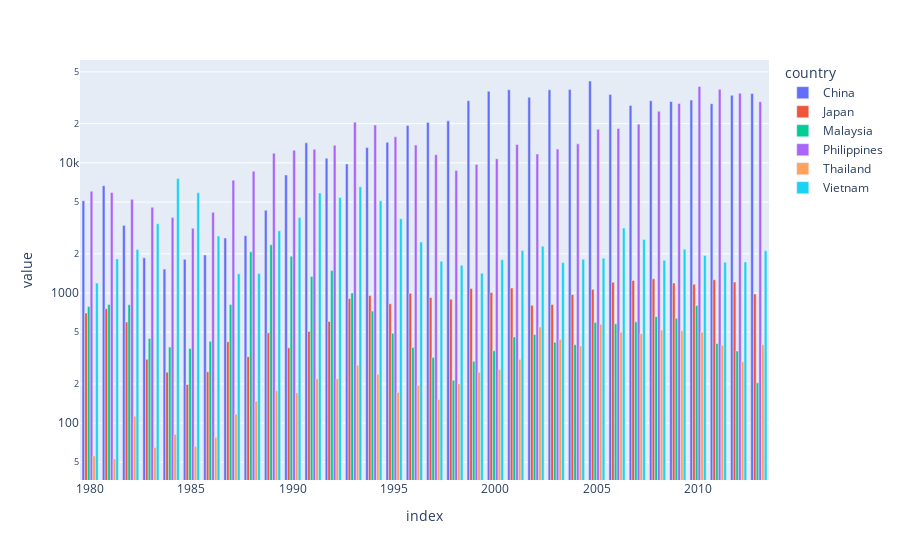

This figure's notebook cell:
### Code cell
countrydf=df.loc[country_list,years].T
px.bar(countrydf, x=countrydf.index, y=countrydf.columns,barmode='group', log_y=True)

### Figure 1 — Plotly figure (JSON) as saved in the notebook; plotly's stock layout.template omitted (floating-point values rounded to 4 significant figures)
{"data": [{"alignmentgroup": "True", "hovertemplate": "country=China<br>index=%{x}<br>value=%{y}<extra></extra>", "legendgroup": "China", "marker": {"color": "#636efa", "pattern": {"shape": ""}}, "name": "China", "offsetgroup": "China", "orientation": "v", "showlegend": true, "textposition": "auto", "type": "bar", "x": [1980, 1981, 1982, 1983, 1984, 1985, 1986, 1987, 1988, 1989, 1990, 1991, 1992, 1993, 1994, 1995, 1996, 1997, 1998, 1999, 2000, 2001, 2002, 2003, 2004, 2005, 2006, 2007, 2008, 2009, 2010, 2011, 2012, 2013], "xaxis": "x", "y": [5123, 6682, 3308, 1863, 1527, 1816, 1960, 2643, 2758, 4323, 8076, 14255, 10846, 9817, 13128, 14398, 19415, 20475, 21049, 30069, 35529, 36434, 31961, 36439, 36619, 42584, 33518, 27642, 30037, 29622, 30391, 28502, 33024, 34129], "yaxis": "y"}, {"alignmentgroup": "True", "hovertemplate": "country=Japan<br>index=%{x}<br>value=%{y}<extra></extra>", "legendgroup": "Japan", "marker": {"color": "#EF553B", "pattern": {"shape": ""}}, "name": "Japan", "offsetgroup": "Japan", "orientation": "v", "showlegend": true, "textposition": "auto", "type": "bar", "x": [1980, 1981, 1982, 1983, 1984, 1985, 1986, 1987, 1988, 1989, 1990, 1991, 1992, 1993, 1994, 1995, 1996, 1997, 1998, 1999, 2000, 2001, 2002, 2003, 2004, 2005, 2006, 2007, 2008, 2009, 2010, 2011, 2012, 2013], "xaxis": "x", "y": [701, 756, 598, 309, 246, 198, 248, 422, 324, 494, 379, 506, 605, 907, 956, 826, 994, 924, 897, 1083, 1010, 1092, 806, 817, 973, 1067, 1212, 1250, 1284, 1194, 1168, 1265, 1214, 982], "yaxis": "y"}, {"alignmentgroup": "True", "hovertemplate": "country=Malaysia<br>index=%{x}<br>value=%{y}<extra></extra>", "legendgroup": "Malaysia", "marker": {"color": "#00cc96", "pattern": {"shape": ""}}, "name": "Malaysia", "offsetgroup": "Malaysia", "orientation": "v", "showlegend": true, "textposition": "auto", "type": "bar", "x": [1980, 1981, 1982, 1983, 1984, 1985, 1986, 1987, 1988, 1989, 1990, 1991, 1992, 1993, 1994, 1995, 1996, 1997, 1998, 1999, 2000, 2001, 2002, 2003, 2004, 2005, 2006, 2007, 2008, 2009, 2010, 2011, 2012, 2013], "xaxis": "x", "y": [786, 816, 813, 448, 384, 374, 425, 817, 2072, 2346, 1917, 1338, 1486, 1000, 727, 490, 382, 319, 214, 299, 360, 460, 480, 419, 401, 593, 580, 600, 658, 640, 802, 409, 358, 204], "yaxis": "y"}, {"alignmentgroup": "True", "hovertemplate": "country=Philippines<br>index=%{x}<br>value=%{y}<extra></extra>", "legendgroup": "Philippines", "marker": {"color": "#ab63fa", "pattern": {"shape": ""}}, "name": "Philippines", "offsetgroup": "Philippines", "orientation": "v", "showlegend": true, "textposition": "auto", "type": "bar", "x": [1980, 1981, 1982, 1983, 1984, 1985, 1986, 1987, 1988, 1989, 1990, 1991, 1992, 1993, 1994, 1995, 1996, 1997, 1998, 1999, 2000, 2001, 2002, 2003, 2004, 2005, 2006, 2007, 2008, 2009, 2010, 2011, 2012, 2013], "xaxis": "x", "y": [6051, 5921, 5249, 4562, 3801, 3150, 4166, 7360, 8639, 11865, 12509, 12718, 13670, 20479, 19532, 15864, 13692, 11549, 8735, 9734, 10763, 13836, 11707, 12758, 14004, 18139, 18400, 19837, 24887, 28573, 38617, 36765, 34315, 29544], "yaxis": "y"}, {"alignmentgroup": "True", "hovertemplate": "country=Thailand<br>index=%{x}<br>value=%{y}<extra></extra>", "legendgroup": "Thailand", "marker": {"color": "#FFA15A", "pattern": {"shape": ""}}, "name": "Thailand", "offsetgroup": "Thailand", "orientation": "v", "showlegend": true, "textposition": "auto", "type": "bar", "x": [1980, 1981, 1982, 1983, 1984, 1985, 1986, 1987, 1988, 1989, 1990, 1991, 1992, 1993, 1994, 1995, 1996, 1997, 1998, 1999, 2000, 2001, 2002, 2003, 2004, 2005, 2006, 2007, 2008, 2009, 2010, 2011, 2012, 2013], "xaxis": "x", "y": [56, 53, 113, 65, 82, 66, 78, 117, 147, 177, 171, 219, 219, 279, 237, 172, 195, 152, 201, 246, 258, 309, 547, 439, 392, 575, 500, 487, 519, 512, 499, 396, 296, 400], "yaxis": "y"}, {"alignmentgroup": "True", "hovertemplate": "country=Vietnam<br>index=%{x}<br>value=%{y}<extra></extra>", "legendgroup": "Vietnam", "marker": {"color": "#19d3f3", "pattern": {"shape": ""}}, "name": "Vietnam", "offsetgroup": "Vietnam", "orientation": "v", "showlegend": true, "textposition": "auto", "type": "bar", "x": [1980, 1981, 1982, 1983, 1984, 1985, 1986, 1987, 1988, 1989, 1990, 1991, 1992, 1993, 1994, 1995, 1996, 1997, 1998, 1999, 2000, 2001, 2002, 2003, 2004, 2005, 2006, 2007, 2008, 2009, 2010, 2011, 2012, 2013], "xaxis": "x", "y": [1191, 1829, 2162, 3404, 7583, 5907, 2741, 1406, 1411, 3004, 3801, 5870, 5416, 6547, 5105, 3723, 2462, 1752, 1631, 1419, 1803, 2117, 2291, 1713, 1816, 1852, 3153, 2574, 1784, 2171, 1942, 1723, 1731, 2112], "yaxis": "y"}], "layout": {"barmode": "group", "legend": {"title": {"text": "country"}, "tracegroupgap": 0}, "margin": {"t": 60}, "xaxis": {"anchor": "y", "domain": [0, 1], "title": {"text": "index"}}, "yaxis": {"anchor": "x", "domain": [0, 1], "title": {"text": "value"}, "type": "log"}}}
